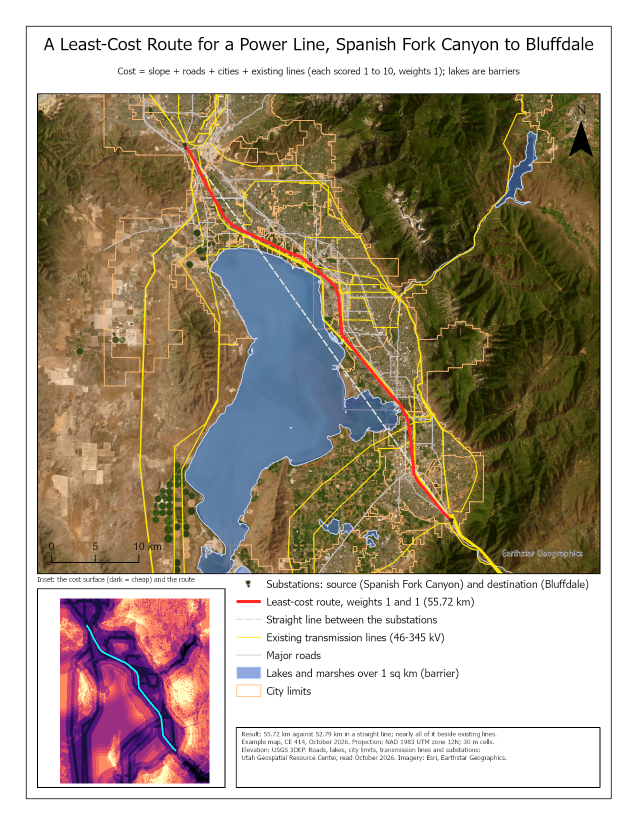
#> input picture docs/assignments/lab-10/images/lab10-example-map-baseline.png, 1275 x 1650 px (shown at 1/2 size)
$ python week13_figures.py
#> lines starting #> are read from the running program, lines starting #| are printed output that depends on the picture
"""Week 13 deck (Lab 12: Choose Your Own Adventure): the diagram figures and the reel mock-up.

Writes into slides/week-13/images/:
  cyoa-question-data-recipe.svg   slide "Why choose your own?"
  cyoa-three-questions.svg        slide "Choosing a problem — three questions"
  cyoa-package-contents.svg       slide "The report and the package"
  cyoa-points-by-source.svg       slide "How Lab 12 is scored"
  cyoa-reel-frame.png             slide "Extra credit — a reel" (Lab 10 example map in a 9:16 phone frame)
  cyoa-new-tool.svg               slide "Extra credit — a new tool"
  cyoa-example-map.png            slide "What separates a good project from a great one" (Lab 11 example map)

Point split in cyoa-points-by-source.svg is counted from the tags on the Lab 12 rubric bullets
(docs/assignments/lab-12/README.md): video 30, report 38, package 28, video and report together 4.
The gray boxes in cyoa-new-tool.svg are tools from the tools tables of Labs 1 to 11 (checked
November 19, 2026); they are a sample, not the full list.
Run: python tools/week13_figures.py
"""
import pathlib
import shutil

from PIL import Image, ImageDraw

ROOT = pathlib.Path(__file__).resolve().parents[1]
OUT = ROOT / "slides" / "week-13" / "images"
NAVY, BLUE, GRAY, LIGHT, RED, GREEN = "#002e5d", "#0062b8", "#4a5568", "#e8eef5", "#b3261e", "#2e7d32"
FONT = "Avenir Next, Segoe UI, Helvetica, Arial, sans-serif"


def svg(w, h, body):
    return (f'<svg xmlns="http://www.w3.org/2000/svg" viewBox="0 0 {w} {h}" width="{w}" height="{h}" '
            f'font-family="{FONT}">\n<rect width="{w}" height="{h}" fill="white"/>\n{body}\n</svg>\n')


def text(x, y, s, size=26, fill=NAVY, weight="normal", anchor="middle", extra=""):
    s = s.replace("&", "&amp;")
    return (f'<text x="{x}" y="{y}" font-size="{size}" fill="{fill}" font-weight="{weight}" '
            f'text-anchor="{anchor}" {extra}>{s}</text>')


def question_data_recipe():
    cards = [("Question", "where, and why?"), ("Data", "found and vetted"), ("Recipe", "the model")]
    b = []
    for i, (title, sub) in enumerate(cards):
        x = 20 + i * 250
        b.append(f'<rect x="{x}" y="20" width="230" height="460" rx="18" fill="{LIGHT}" stroke="{NAVY}" stroke-width="3"/>')
        b.append(text(x + 115, 85, title, 40, weight="bold"))
        b.append(text(x + 115, 125, sub, 24, GRAY))
        b.append(text(x + 115, 215, "Labs 1–11:", 28, GRAY))
        b.append(text(x + 115, 255, "given", 28, GRAY))
        for y in (206, 246):
            b.append(f'<line x1="{x + 35}" y1="{y}" x2="{x + 195}" y2="{y}" stroke="{RED}" stroke-width="4"/>')
        b.append(f'<rect x="{x + 20}" y="330" width="190" height="120" rx="14" fill="{NAVY}"/>')
        b.append(text(x + 115, 380, "Lab 12:", 32, "white", "bold"))
        b.append(text(x + 115, 422, "yours", 32, "white"))
    return svg(770, 500, "\n".join(b))


def three_questions():
    qs = [("Can I say the question", "in one sentence?", "If not: one place, one decision"),
          ("Can I get the data", "this week?", "If not: change the question or the data"),
          ("Would I know", "a wrong answer?", "If not: add a check you can run")]
    b = [f'<defs><marker id="a" markerWidth="10" markerHeight="10" refX="8" refY="5" orient="auto">'
         f'<path d="M0,0 L10,5 L0,10 z" fill="{GRAY}"/></marker></defs>']
    for i, (q1, q2, fix) in enumerate(qs):
        y = 20 + i * 190
        b.append(f'<rect x="20" y="{y}" width="560" height="140" rx="16" fill="{LIGHT}" stroke="{NAVY}" stroke-width="3"/>')
        b.append(text(50, y + 52, f"{i + 1}.", 34, BLUE, "bold", "start"))
        b.append(text(95, y + 50, q1, 30, NAVY, "bold", "start"))
        b.append(text(95, y + 88, q2, 30, NAVY, "bold", "start"))
        b.append(text(95, y + 124, fix, 23, RED, "normal", "start"))
        b.append(f'<line x1="300" y1="{y + 140}" x2="300" y2="{y + 185}" stroke="{GRAY}" stroke-width="3" marker-end="url(#a)"/>')
        b.append(text(320, y + 172, "yes", 24, GREEN, "bold", "start"))
    b.append(f'<rect x="140" y="590" width="320" height="76" rx="38" fill="{NAVY}"/>')
    b.append(text(300, 640, "Ready to build", 32, "white", "bold"))
    return svg(600, 690, "\n".join(b))


def package_contents():
    inside = ["Maps and layouts", "Data in the maps' layers", "Your toolbox and model", "Geoprocessing history"]
    b = [f'<rect x="20" y="20" width="560" height="430" rx="20" fill="{LIGHT}" stroke="{NAVY}" stroke-width="4"/>',
         text(300, 72, "Lab12.ppkx", 36, NAVY, "bold"),
         text(300, 106, "Share ▸ Package ▸ Project", 22, GRAY)]
    for i, item in enumerate(inside):
        y = 150 + i * 70
        b.append(f'<circle cx="70" cy="{y + 18}" r="20" fill="{GREEN}"/>')
        b.append(f'<path d="M60,{y + 18} l7,8 l14,-16" stroke="white" stroke-width="4" fill="none"/>')
        b.append(text(105, y + 28, item, 27, NAVY, "normal", "start"))
    b.append(f'<rect x="620" y="150" width="300" height="190" rx="16" fill="white" stroke="{RED}" stroke-width="3" stroke-dasharray="10 7"/>')
    b.append(f'<circle cx="770" cy="200" r="22" fill="{RED}"/>')
    b.append(f'<path d="M760,190 l20,20 M780,190 l-20,20" stroke="white" stroke-width="4"/>')
    b.append(text(770, 260, "A model input", 25, RED, "bold"))
    b.append(text(770, 292, "that is not a layer", 25, RED))
    b.append(text(770, 322, "in any map: left out", 25, RED))
    b.append(text(770, 400, "Add every input to a map,", 22, GRAY))
    b.append(text(770, 430, "then run the model once", 22, GRAY))
    return svg(940, 470, "\n".join(b))


def points_by_source():
    parts = [("Video", 30, BLUE), ("Video and report", 4, "#7aa7d9"), ("Report", 38, NAVY), ("Package", 28, "#5b8c5a")]
    b, x, scale = [], 30, 8.6
    for name, pts, color in parts:
        w = pts * scale
        b.append(f'<rect x="{x:.1f}" y="60" width="{w:.1f}" height="110" fill="{color}" stroke="white" stroke-width="3"/>')
        if pts >= 10:
            b.append(text(x + w / 2, 128, str(pts), 40, "white", "bold"))
            b.append(text(x + w / 2, 210, name, 26, NAVY, "bold"))
        else:
            b.append(text(x + w / 2, 128, str(pts), 22, "white", "bold"))
            b.append(text(x + w / 2 + 14, 48, name + " (4)", 20, GRAY, "normal", "start"))
            b.append(f'<line x1="{x + w / 2:.1f}" y1="60" x2="{x + w / 2 + 10:.1f}" y2="44" stroke="{GRAY}" stroke-width="2"/>')
        x += w
    return svg(920, 240, "\n".join(b))


def new_tool():
    tools = ["Buffer", "Intersect", "Erase", "Reclassify",
             "Raster Calculator", "Slope", "Kernel Density", "Extract by Mask",
             "Fill", "Flow Accumulation", "Watershed", "Con",
             "Flow Distance", "Spatial Join", "IDW", "Kriging",
             "Zonal Statistics", "Distance Accumulation", "Optimal Path As Line", "Solve"]
    cw, ch, gx, gy, x0, y0 = 200, 60, 16, 16, 20, 70
    b = [text(440, 44, "Tools from Labs 1 to 11", 32, NAVY, "bold")]
    for i, t in enumerate(tools):
        r, c = divmod(i, 4)
        x, y = x0 + c * (cw + gx), y0 + r * (ch + gy)
        b.append(f'<rect x="{x}" y="{y}" width="{cw}" height="{ch}" rx="10" fill="#eef1f5" stroke="#c3cad4" stroke-width="2"/>')
        b.append(text(x + cw / 2, y + ch / 2 + 7, t, 20 if len(t) < 18 else 17, GRAY))
    yb = y0 + 5 * (ch + gy) + 14
    b.append(text(440, yb, "… and the rest of each lab's tools table", 21, "#8a94a3"))
    bx, by, bw, bh = 200, yb + 34, 480, 120
    b.append(f'<rect x="{bx}" y="{by}" width="{bw}" height="{bh}" rx="16" fill="#fff4ec" stroke="#e8792b" stroke-width="4" stroke-dasharray="14 8"/>')
    b.append(text(bx + 34, by + 54, "Your new tool", 32, "#c25a12", "bold", "start"))
    b.append(text(bx + 34, by + 92, "used for real, and taught", 22, "#6b4a33", "normal", "start"))
    b.append(f'<circle cx="{bx + bw - 66}" cy="{by + bh / 2}" r="44" fill="#e8792b"/>')
    b.append(text(bx + bw - 66, by + bh / 2 + 13, "+5", 38, "white", "bold"))
    return svg(880, by + bh + 20, "\n".join(b))


def reel_frame():
    src = Image.open(ROOT / "docs/assignments/lab-10/images/lab10-example-map-baseline.png").convert("RGB")
    W, H = 540, 960  # 9:16
    top = int(src.height * 0.11)  # skip the layout's title band
    crop_w = int((src.height - top) * W / H)
    left = max(0, (src.width - crop_w) // 2)
    shot = src.crop((left, top, left + crop_w, src.height)).resize((W, H))
    pad, bez = 40, 28
    canvas = Image.new("RGB", (W + 2 * (pad + bez), H + 2 * (pad + bez) + 60), "white")
    d = ImageDraw.Draw(canvas)
    d.rounded_rectangle([pad, pad, pad + W + 2 * bez, pad + H + 2 * bez + 60], radius=70, fill="#111111")
    canvas.paste(shot, (pad + bez, pad + bez + 30))
    d.rounded_rectangle([pad + W // 2 - 40, pad + 12, pad + W // 2 + 2 * bez + 40, pad + 24], radius=6, fill="#333333")
    # caption bar and progress line, as a reel would show them (no words, so nothing to misread)
    y0 = pad + bez + 30 + H - 150
    d.rounded_rectangle([pad + bez + 40, y0, pad + bez + W - 40, y0 + 34], radius=12, fill=(255, 255, 255))
    d.rounded_rectangle([pad + bez + 80, y0 + 48, pad + bez + W - 80, y0 + 82], radius=12, fill=(255, 255, 255))
    d.rectangle([pad + bez, pad + bez + 30 + H - 8, pad + bez + int(W * 0.38), pad + bez + 30 + H], fill="#e53935")
    canvas.save(OUT / "cyoa-reel-frame.png")


def main():
    OUT.mkdir(parents=True, exist_ok=True)
    for name, fn in [("cyoa-question-data-recipe.svg", question_data_recipe),
                     ("cyoa-three-questions.svg", three_questions),
                     ("cyoa-package-contents.svg", package_contents),
                     ("cyoa-points-by-source.svg", points_by_source),
                     ("cyoa-new-tool.svg", new_tool)]:
        (OUT / name).write_text(fn(), encoding="utf-8")
    reel_frame()
#> in reel_frame, `shot = src.crop((left, top, left + crop_w, src.height)).resize((W, H))`:
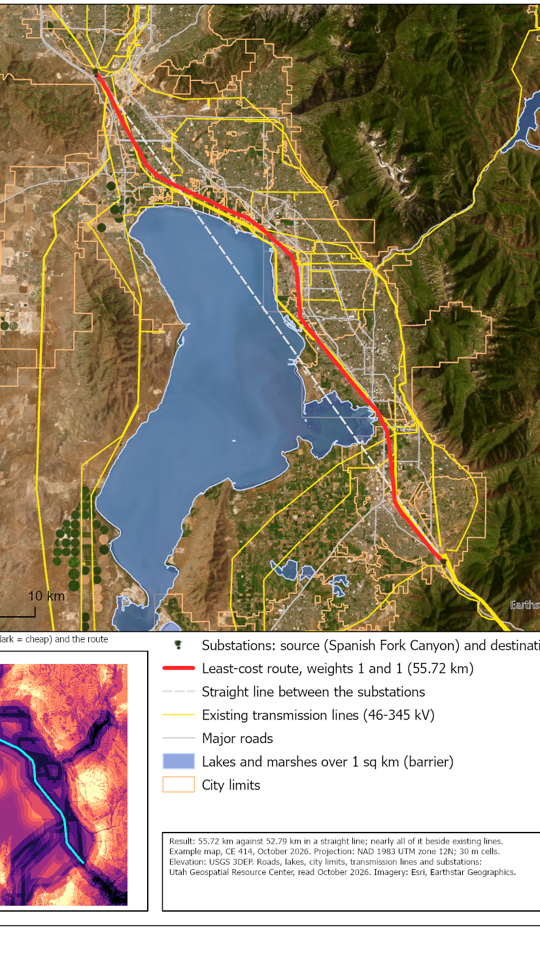
#> shot: PIL image 540x960 RGB; mean R, G, B 154.8, 142.1, 121.7
#> in reel_frame, `canvas = Image.new("RGB", (W + 2 * (pad + bez), H + 2 * (pad + bez) + ..`: canvas: PIL image 676x1156 RGB; every value is 255
#> in reel_frame, `canvas.paste(shot, (pad + bez, pad + bez + 30))`:
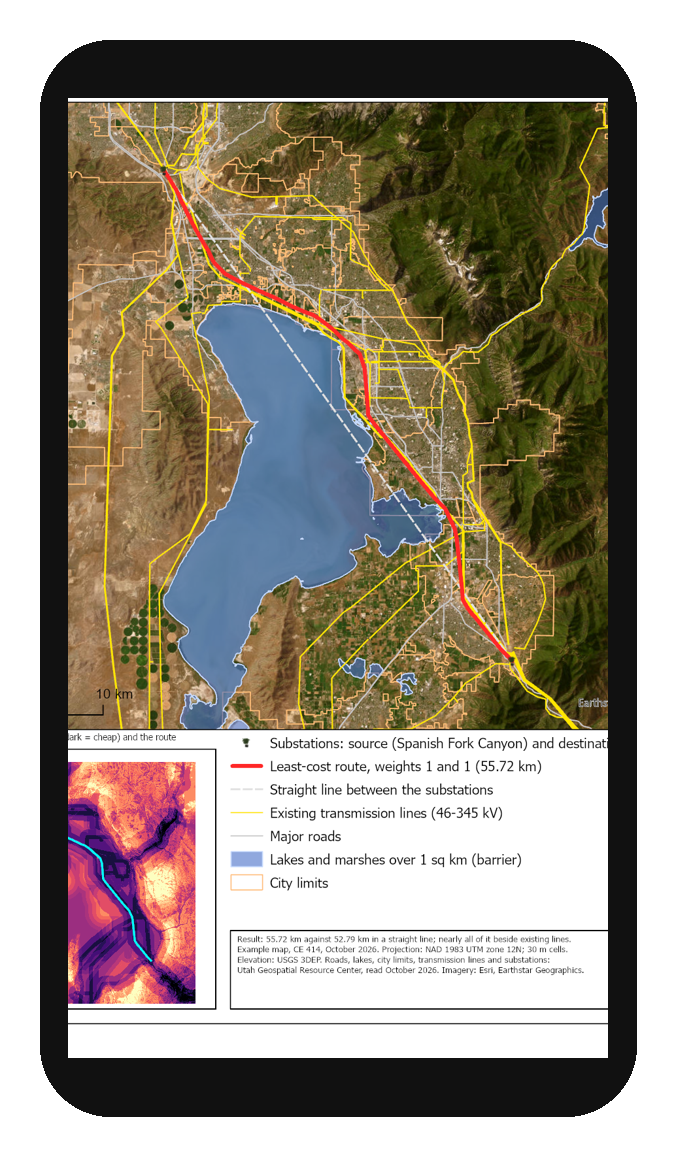
#> canvas: PIL image 676x1156 RGB; mean R, G, B 151.9, 143.5, 130
#> in reel_frame, `canvas.save(OUT / "cyoa-reel-frame.png")`:
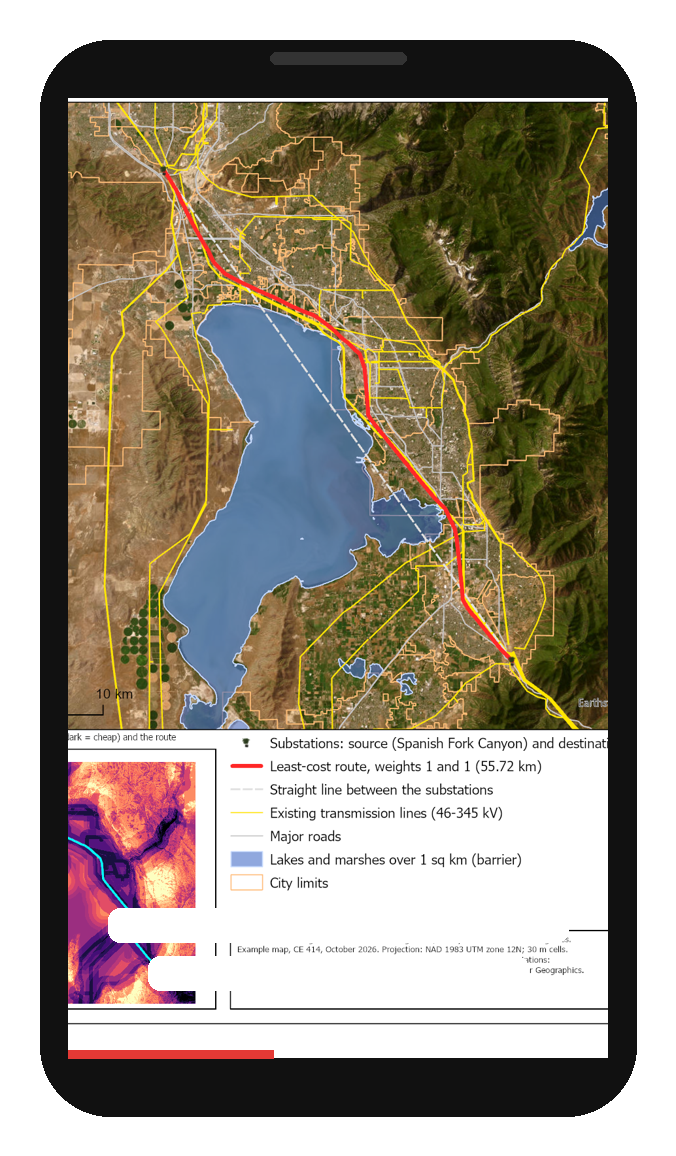
#> saved as cyoa-reel-frame.png: PIL image 676x1156 RGB; mean R, G, B 153.1, 144.8, 131
    shutil.copyfile(ROOT / "docs/assignments/lab-11/images/lab11-example-map-baseline.png", OUT / "cyoa-example-map.png")
    print("wrote", sorted(p.name for p in OUT.glob("cyoa-*")))


if __name__ == "__main__":
    main()
